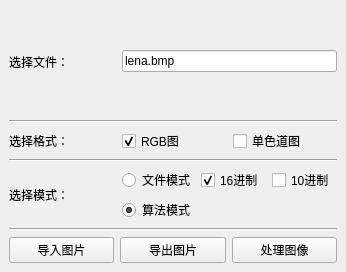
<?xml version="1.0" encoding="UTF-8"?>
<ui version="4.0">
 <class>MainWindow</class>
 <widget class="QMainWindow" name="MainWindow">
  <property name="geometry">
   <rect>
    <x>0</x>
    <y>0</y>
    <width>346</width>
    <height>272</height>
   </rect>
  </property>
  <property name="windowTitle">
   <string>MainWindow</string>
  </property>
  <widget class="QWidget" name="centralwidget">
   <layout class="QGridLayout" name="gridLayout_2">
    <item row="0" column="0">
     <layout class="QGridLayout" name="gridLayout">
      <item row="6" column="1" colspan="2">
       <widget class="QRadioButton" name="algoRadioBtn">
        <property name="text">
         <string>算法模式</string>
        </property>
        <property name="checked">
         <bool>true</bool>
        </property>
       </widget>
      </item>
      <item row="3" column="0">
       <widget class="QLabel" name="label_3">
        <property name="text">
         <string>选择格式：</string>
        </property>
       </widget>
      </item>
      <item row="5" column="0" rowspan="2">
       <widget class="QLabel" name="label_2">
        <property name="text">
         <string>选择模式：</string>
        </property>
       </widget>
      </item>
      <item row="8" column="0" colspan="3">
       <layout class="QHBoxLayout" name="horizontalLayout">
        <item>
         <widget class="QPushButton" name="fileinBtn">
          <property name="text">
           <string>导入图片</string>
          </property>
         </widget>
        </item>
        <item>
         <widget class="QPushButton" name="fileoutBtn">
          <property name="text">
           <string>导出图片</string>
          </property>
         </widget>
        </item>
        <item>
         <widget class="QPushButton" name="algoBtn">
          <property name="text">
           <string>处理图像</string>
          </property>
         </widget>
        </item>
       </layout>
      </item>
      <item row="5" column="1" colspan="2">
       <layout class="QHBoxLayout" name="horizontalLayout_2">
        <item>
         <widget class="QRadioButton" name="fileRadioBtn">
          <property name="text">
           <string>文件模式</string>
          </property>
         </widget>
        </item>
        <item>
         <widget class="QCheckBox" name="checkBox_16">
          <property name="text">
           <string>16进制</string>
          </property>
          <property name="checked">
           <bool>true</bool>
          </property>
         </widget>
        </item>
        <item>
         <widget class="QCheckBox" name="checkBox_10">
          <property name="text">
           <string>10进制</string>
          </property>
         </widget>
        </item>
       </layout>
      </item>
      <item row="0" column="1" rowspan="2" colspan="2">
       <widget class="QLineEdit" name="fileInEdit">
        <property name="text">
         <string>lena.bmp</string>
        </property>
       </widget>
      </item>
      <item row="3" column="1" colspan="2">
       <layout class="QHBoxLayout" name="horizontalLayout_3">
        <item>
         <widget class="QCheckBox" name="rgbCheckBox">
          <property name="text">
           <string>RGB图</string>
          </property>
          <property name="checked">
           <bool>true</bool>
          </property>
         </widget>
        </item>
        <item>
         <widget class="QCheckBox" name="grayCheckBox">
          <property name="text">
           <string>单色道图</string>
          </property>
         </widget>
        </item>
       </layout>
      </item>
      <item row="4" column="0" colspan="3">
       <widget class="Line" name="line">
        <property name="orientation">
         <enum>Qt::Horizontal</enum>
        </property>
       </widget>
      </item>
      <item row="0" column="0" rowspan="2">
       <widget class="QLabel" name="label">
        <property name="text">
         <string>选择文件：</string>
        </property>
       </widget>
      </item>
      <item row="2" column="0" colspan="3">
       <widget class="Line" name="line_2">
        <property name="orientation">
         <enum>Qt::Horizontal</enum>
        </property>
       </widget>
      </item>
      <item row="7" column="0" colspan="3">
       <widget class="Line" name="line_3">
        <property name="orientation">
         <enum>Qt::Horizontal</enum>
        </property>
       </widget>
      </item>
     </layout>
    </item>
   </layout>
  </widget>
 </widget>
 <resources/>
 <connections/>
</ui>
